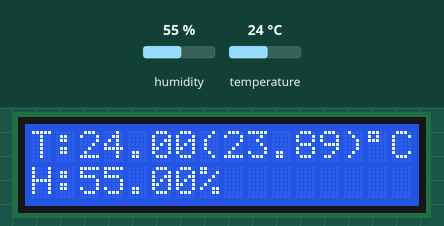
This sketch was run on a simulated Arduino Uno, built with avr-gcc and run on an emulated ATmega328P. Parts: 16×2 character LCD. The test bench sets the inputs (shaded band); at power-on: humidity 55 %, temperature 24 °C.

Above: at 1.2 s.
1.3 s: humidity set to 22 %
At 3.1 s:
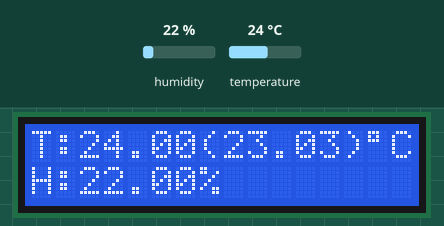
4.1 s: temperature set to 12 °C
At 5.5 s:
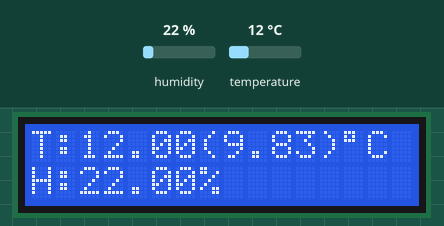
6.9 s: humidity set to 40 %
At 9.0 s:
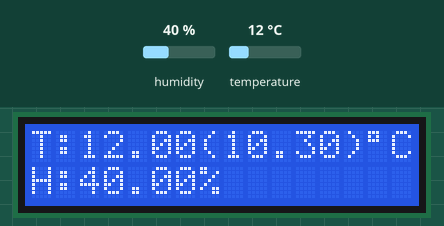
9.9 s: temperature set to 19 °C
At 11.4 s:
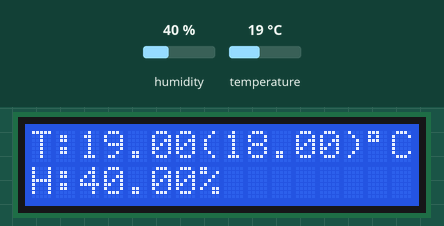
Timing chart, 0 to 12.9 s (numbered marks = the images above; inputs shaded):
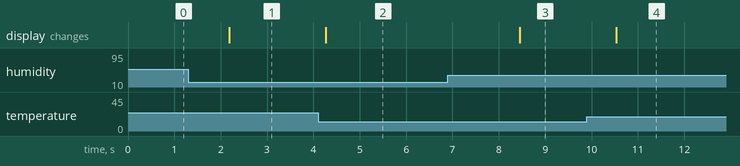

The sketch:

LCD_Temperature.ino
```cpp
#include <LiquidCrystal.h>
#include <DHT.h>

#define DHTPIN 3
#define DHTTYPE DHT11
DHT dht(DHTPIN, DHTTYPE);

const int rs = 7, en = 8, d4 = 12, d5 = 11, d6 = 10, d7 = 9;
const int contrast = 5;

LiquidCrystal lcd(rs, en, d4, d5, d6, d7);

void setup() {
  lcd.begin(16, 2);
  dht.begin();
  pinMode(contrast, OUTPUT);
}

void loop() {
  analogWrite(contrast, 100);
  lcd.clear();
  DisplayMessage();
}

void DisplayMessage(){
  String msg1 = "T:";
  String msg2 = "H:";

  float t = dht.readTemperature();
  float h = dht.readHumidity();
  float hic = dht.computeHeatIndex(t, h, false);

  if (isnan(h) || isnan(t) || isnan(hic)) {
    msg1 = "Error obteniendo los datos del sensor DHT11";
    return;
  }
  lcd.setCursor(0,0);
  msg1 = msg1 + t + "(" + hic + ")" + (char)223 + "C";
  lcd.print(msg1);

  lcd.setCursor(0,1);
  msg2 = msg2 + h + "%";
  lcd.print(msg2);

  lcd.display();
  delay(200);
}
```

Measured:
- after the input at 1.3 s, the display: changes after 0.88 s (image 1)
- after the input at 4.1 s, the display: changes after 0.17 s (image 2)
- after the input at 6.9 s, the display: changes after 1.5 s (image 3)
- after the input at 9.9 s, the display: changes after 0.64 s (image 4)
